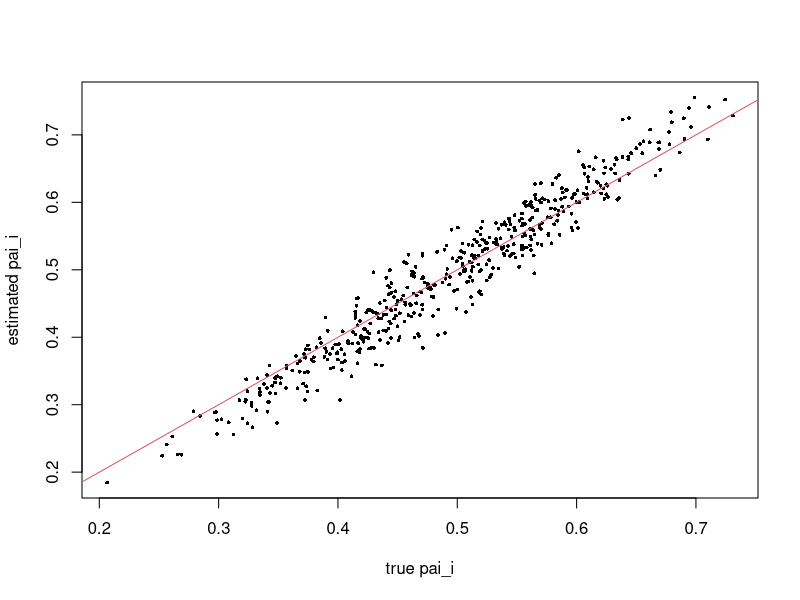

This chart was generated by the following R code:
#Simulation
#============================
# 500 subjects, 2 subgroups, 2 clinical variables x1, x2, 2 genes G1, G2
#============================
set.seed(123)
n.rep=10
par.all<-matrix(,ncol=10,nrow=n.rep)
for(rep in 1:n.rep){
n=500 # sample size
T=c(rep(0,n/2),rep(1,n/2)) #treatment
X1=rnorm(n,2,1) # clinical var1
X2=rnorm(n,4,2) # clinical var2
G1=rnorm(n,0,1) # gene 1
G2=rnorm(n,0,1)

alpha=c(1, 3) # coefficient of treatment
beta1=1 # coefficient of clinical var1
beta2=1 # coefficient of clinical var2
gamma1=0.3 # coefficient of gene 1
gamma2=0.3 # coefficient of gene 2
miu=c(1,2) # overall mean
sigma2=1 # overall variance

pai=exp(G1*gamma1+G2*gamma2)/(1+exp(G1*gamma1+G2*gamma2))
Z=sapply(1:length(pai), function(i) rbinom(1,size=1,prob=1-pai[i]))
Z=Z+1

e=rnorm(n,0,sigma2)

#calculate outcome by regression function
Y=miu[Z]+alpha[Z]*T+beta1*X1+beta2*X2+e

#E-M algorithm

#10 initials and choose the best
n.int=10
est.par=matrix(,ncol=10,nrow=n.int)
theta.all=matrix(,ncol=9,nrow=n.int)
for(i in 1:n.int){
#initial values
alpha_int=runif(2,0,3)
beta1_int=runif(1,0,3)
beta2_int=runif(1,0,3)
gamma1_int=runif(1,0,1)
gamma2_int=runif(1,0,1)
miu_int=runif(2,0,3)
sigma2_int=runif(1,1,3)
theta=c(alpha_int, beta1_int, beta2_int, gamma1_int, gamma2_int,miu_int, sigma2_int)
theta.all[i,]<-theta

pai_int=exp(G1*gamma1_int+G2*gamma2_int)/(1+exp(G1*gamma1_int+G2*gamma2_int))
f1_int=(1/sqrt(2*pi*sigma2_int))*exp(-(Y-miu_int[1]-T*alpha_int[1]-X1*beta1_int-X2*beta2_int)^2/(2*sigma2_int))
f2_int=(1/sqrt(2*pi*sigma2_int))*exp(-(Y-miu_int[2]-T*alpha_int[2]-X1*beta1_int-X2*beta2_int)^2/(2*sigma2_int))
(ll_int=sum(log(pai_int* f1_int+(1-pai_int)*f2_int)))

l=1
repeat{
  alpha_old=theta[1:2]
  beta1_old=theta[3]
  beta2_old=theta[4]
  gamma1_old=theta[5]
  gamma2_old=theta[6]
  miu_old=theta[7:8]
  sigma2_old=theta[9]
  #==E-STEP==#
  pai_old=exp(G1*gamma1_old+G2*gamma2_old)/(1+exp(G1*gamma1_old+G2*gamma2_old))
  f1_old=(1/sqrt(2*pi*sigma2_old))*exp(-(Y-miu_old[1]-T*alpha_old[1]-X1*beta1_old-X2*beta2_old)^2/(2*sigma2_old))
  f2_old=(1/sqrt(2*pi*sigma2_old))*exp(-(Y-miu_old[2]-T*alpha_old[2]-X1*beta1_old-X2*beta2_old)^2/(2*sigma2_old))
  
  #calculate the expected value of Z
  w_old=(pai_old*f1_old)/(pai_old*f1_old+(1-pai_old)*f2_old)
  #==M-STEP==#
  #update gamma1 gamma2 by Newton-raphson algorithm 
  func <- function(x,G,gamma,w,i) {
    sum(G[,i]*(w-exp(G[,i]*x+G[,-i]*gamma[-i])/(1+exp(G[,i]*x+G[,-i]*gamma[-i]))))
  }
  gamma1_new<-uniroot(func,interval=c(-100,100), G=cbind(G1,G2),gamma=c(gamma1_old, gamma2_old),w=w_old,i=1)$root
  gamma2_new<-uniroot(func,interval=c(-100,100), G=cbind(G1,G2),gamma=c(gamma1_new, gamma2_old),w=w_old,i=2)$root
  #update miu, alpha
  miu_new=miu_old
  miu_new[1]=sum(w_old*(Y-X1*beta1_old-X2*beta2_old-T*alpha_old[1]))/sum(w_old)
  miu_new[2]=sum((1-w_old)*(Y-X1*beta1_old-X2*beta2_old-T*alpha_old[2]))/sum(1-w_old)
  alpha_new=alpha_old
  alpha_new[1]<- sum(w_old*T*(Y-miu_new[1]-X1*beta1_old-X2*beta2_old))/sum(w_old*T^2)
  alpha_new[2]<- sum((1-w_old)*T*(Y-miu_new[2]-X1*beta1_old-X2*beta2_old))/sum((1-w_old)*T^2)
  #update beta1 beta2
  beta1_new<-sum(w_old*X1*(Y-miu_new[1]-T*alpha_new[1]-X2*beta2_old)+
                   (1-w_old)*X1*(Y-miu_new[2]-T*alpha_new[2]-X2*beta2_old))/sum(w_old*X1^2+(1-w_old)*X1^2)

  beta2_new<-sum(w_old*X2*(Y-miu_new[1]-T*alpha_new[1]-X1*beta1_new)+
                   (1-w_old)*X2*(Y-miu_new[2]-T*alpha_new[2]-X1*beta1_new))/sum(w_old*X2^2+(1-w_old)*X2^2)

  #update sigma2
  sigma2_new=sum(w_old*(Y-miu_new[1]-T*alpha_new[1]-X1*beta1_new-X2*beta2_new)^2+
                 (1-w_old)*(Y-miu_new[2]-T*alpha_new[2]-X1*beta1_new-X2*beta2_new)^2)/n
  
  theta_new=c(alpha_new, beta1_new, beta2_new, gamma1_new, gamma2_new,miu_new, sigma2_new)
  dis=sqrt(sum((theta_new-theta)^2))
  theta=theta_new
  l=l+1
  if(dis<1*10^(-7) |l>1000){
    break
  }
}

(alpha_est=theta[1:2])
(beta1_est=theta[3])
(beta2_est=theta[4])
(gamma1_est=theta[5])
(gamma2_est=theta[6])
(miu_est=theta[7:8])
(sigma2_est=theta[9])

pai_est=exp(G1*gamma1_est+G2*gamma2_est)/(1+exp(G1*gamma1_est+G2*gamma2_est))
f1_est=(1/sqrt(2*pi*sigma2_est))*exp(-(Y-miu_est[1]-T*alpha_est[1]-X1*beta1_est-X2*beta2_est)/(2*sigma2_est))
f2_est=(1/sqrt(2*pi*sigma2_est))*exp(-(Y-miu_est[2]-T*alpha_est[2]-X1*beta1_est-X2*beta2_est)/(2*sigma2_est))
(ll=log(prod(pai_est* f1_est+(1-pai_est)*f2_est)))

est.par[i,]<-c(theta,ll)
}
#choose the best par estimates which has the maximum ll
best.par<-est.par[which.max(est.par[,10]),]
par.all[rep,]<-best.par
print(rep)
print(best.par)
}
for(i in 1:n.rep){
  if(par.all[i,1]>par.all[i,2]) {
    par.all[i,]<-c(par.all[i,c(2,1,3,4)], -par.all[i,5:6], par.all[i,c(8,7,9,10)])
  }
}
# mean and se of the par est
apply(par.all[-10,],2,mean)
apply(par.all[-10,],2,sd)

pai.all=exp(G1 %o% par.all[,5] + G2 %o% par.all[,6])/(1+exp(G1 %o% par.all[,5]+G2 %o% par.all[,6]))

mean(sapply(1:n.rep, function(i) cor(pai,pai.all[,i])))
plot(pai,pai.all[,1],xlab="true pai_i", ylab="estimated pai_i", pch=16,cex=0.5)
abline(0,1,col=2)



